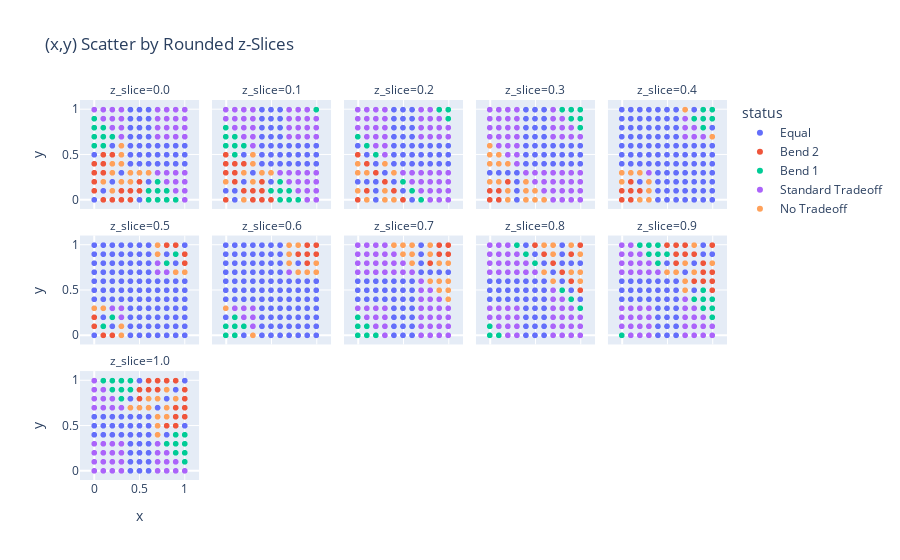

Source (notebook cell):
### Code cell
import numpy as np
import pandas as pd
import plotly.express as px

df['z_slice'] = df['z'].apply(lambda val: round(val, 1))

fig = px.scatter(
    df,
    x='x', 
    y='y',
    color='status',    # color by status
    facet_col='z_slice',
    facet_col_wrap=5,  # how many facet columns before wrapping to a new row
    title='(x,y) Scatter by Rounded z-Slices'
    
)

# Make x,y have the same scale in each subplot (so circles aren't distorted)
fig.update_yaxes(scaleanchor="x", scaleratio=1)

fig.show()

### Figure 1 — Plotly figure (JSON) as saved in the notebook; plotly's stock layout.template omitted (floating-point values rounded to 4 significant figures)
{"data": [{"hovertemplate": "status=Equal<br>z_slice=0.0<br>x=%{x}<br>y=%{y}<extra></extra>", "legendgroup": "Equal", "marker": {"color": "#636efa", "symbol": "circle"}, "mode": "markers", "name": "Equal", "showlegend": true, "type": "scattergl", "x": [0.0, 0.0, 0.1, 0.2, 0.2, 0.3, 0.4, 0.4, 0.4, 0.4, 0.4, 0.4, 0.4, 0.5, 0.5, 0.5, 0.5, 0.5, 0.5, 0.5, 0.5, 0.6, 0.6, 0.6, 0.6, 0.6, 0.6, 0.6, 0.6, 0.7, 0.7, 0.7, 0.8, 0.8, 0.8, 0.9, 0.9, 0.9, 1.0, 1.0, 1.0], "xaxis": "x11", "y": [0.0, 0.5, 0.1, 0.2, 0.6, 0.3, 0.4, 0.5, 0.6, 0.7, 0.8, 0.9, 1.0, 0.0, 0.4, 0.5, 0.6, 0.7, 0.8, 0.9, 1.0, 0.2, 0.4, 0.5, 0.6, 0.7, 0.8, 0.9, 1.0, 0.4, 0.5, 0.6, 0.4, 0.5, 0.6, 0.4, 0.5, 0.6, 0.4, 0.5, 0.6], "yaxis": "y11"}, {"hovertemplate": "status=Equal<br>z_slice=0.1<br>x=%{x}<br>y=%{y}<extra></extra>", "legendgroup": "Equal", "marker": {"color": "#636efa", "symbol": "circle"}, "mode": "markers", "name": "Equal", "showlegend": false, "type": "scattergl", "x": [0.0, 0.1, 0.1, 0.2, 0.2, 0.3, 0.4, 0.4, 0.4, 0.4, 0.4, 0.4, 0.4, 0.5, 0.5, 0.5, 0.5, 0.5, 0.5, 0.5, 0.5, 0.6, 0.6, 0.6, 0.6, 0.6, 0.6, 0.6, 0.7, 0.7, 0.7, 0.8, 0.8, 0.8, 0.9, 0.9, 0.9, 1.0, 1.0, 1.0], "xaxis": "x12", "y": [0.1, 0.0, 0.1, 0.2, 0.5, 0.3, 0.4, 0.5, 0.6, 0.7, 0.8, 0.9, 1.0, 0.2, 0.4, 0.5, 0.6, 0.7, 0.8, 0.9, 1.0, 0.4, 0.5, 0.6, 0.7, 0.8, 0.9, 1.0, 0.4, 0.5, 0.6, 0.4, 0.5, 0.6, 0.4, 0.5, 0.6, 0.4, 0.5, 0.6], "yaxis": "y12"}, {"hovertemplate": "status=Equal<br>z_slice=0.2<br>x=%{x}<br>y=%{y}<extra></extra>", "legendgroup": "Equal", "marker": {"color": "#636efa", "symbol": "circle"}, "mode": "markers", "name": "Equal", "showlegend": false, "type": "scattergl", "x": [0.0, 0.0, 0.1, 0.1, 0.2, 0.2, 0.2, 0.2, 0.3, 0.4, 0.4, 0.4, 0.4, 0.4, 0.4, 0.4, 0.4, 0.5, 0.5, 0.5, 0.5, 0.5, 0.5, 0.5, 0.5, 0.6, 0.6, 0.6, 0.6, 0.6, 0.6, 0.6, 0.6, 0.7, 0.7, 0.7, 0.8, 0.8, 0.8, 0.9, 0.9, 0.9, 1.0, 1.0, 1.0], "xaxis": "x13", "y": [0.2, 0.6, 0.2, 0.5, 0.0, 0.1, 0.2, 0.4, 0.3, 0.2, 0.4, 0.5, 0.6, 0.7, 0.8, 0.9, 1.0, 0.1, 0.4, 0.5, 0.6, 0.7, 0.8, 0.9, 1.0, 0.0, 0.4, 0.5, 0.6, 0.7, 0.8, 0.9, 1.0, 0.4, 0.5, 0.6, 0.4, 0.5, 0.6, 0.4, 0.5, 0.6, 0.4, 0.5, 0.6], "yaxis": "y13"}, {"hovertemplate": "status=Equal<br>z_slice=0.3<br>x=%{x}<br>y=%{y}<extra></extra>", "legendgroup": "Equal", "marker": {"color": "#636efa", "symbol": "circle"}, "mode": "markers", "name": "Equal", "showlegend": false, "type": "scattergl", "x": [0.0, 0.1, 0.2, 0.3, 0.3, 0.3, 0.3, 0.4, 0.4, 0.4, 0.4, 0.4, 0.4, 0.4, 0.5, 0.5, 0.5, 0.5, 0.5, 0.5, 0.5, 0.6, 0.6, 0.6, 0.6, 0.6, 0.6, 0.6, 0.7, 0.7, 0.7, 0.8, 0.8, 0.8, 0.9, 0.9, 0.9, 1.0, 1.0, 1.0], "xaxis": "x14", "y": [0.3, 0.3, 0.3, 0.0, 0.1, 0.2, 0.3, 0.4, 0.5, 0.6, 0.7, 0.8, 0.9, 1.0, 0.4, 0.5, 0.6, 0.7, 0.8, 0.9, 1.0, 0.4, 0.5, 0.6, 0.7, 0.8, 0.9, 1.0, 0.4, 0.5, 0.6, 0.4, 0.5, 0.6, 0.4, 0.5, 0.6, 0.4, 0.5, 0.6], "yaxis": "y14"}, {"hovertemplate": "status=Equal<br>z_slice=0.4<br>x=%{x}<br>y=%{y}<extra></extra>", "legendgroup": "Equal", "marker": {"color": "#636efa", "symbol": "circle"}, "mode": "markers", "name": "Equal", "showlegend": false, "type": "scattergl", "x": [0.0, 0.0, 0.0, 0.0, 0.0, 0.0, 0.0, 0.1, 0.1, 0.1, 0.1, 0.1, 0.1, 0.1, 0.2, 0.2, 0.2, 0.2, 0.2, 0.2, 0.2, 0.2, 0.3, 0.3, 0.3, 0.3, 0.3, 0.3, 0.3, 0.4, 0.4, 0.4, 0.4, 0.4, 0.4, 0.4, 0.4, 0.4, 0.4, 0.4, 0.5, 0.5, 0.5, 0.5, 0.5, 0.5, 0.5, 0.5, 0.5, 0.5, 0.5, 0.6, 0.6, 0.6, 0.6, 0.6, 0.6, 0.6, 0.6, 0.6, 0.6, 0.6, 0.7, 0.7, 0.7, 0.7, 0.7, 0.7, 0.7, 0.8, 0.8, 0.8, 0.8, 0.8, 0.8, 0.8, 0.8, 0.9, 0.9, 0.9, 0.9, 0.9, 0.9, 0.9, 1.0, 1.0, 1.0, 1.0, 1.0, 1.0, 1.0, 1.0], "xaxis": "x15", "y": [0.4, 0.5, 0.6, 0.7, 0.8, 0.9, 1.0, 0.4, 0.5, 0.6, 0.7, 0.8, 0.9, 1.0, 0.2, 0.4, 0.5, 0.6, 0.7, 0.8, 0.9, 1.0, 0.4, 0.5, 0.6, 0.7, 0.8, 0.9, 1.0, 0.0, 0.1, 0.2, 0.3, 0.4, 0.5, 0.6, 0.7, 0.8, 0.9, 1.0, 0.0, 0.1, 0.2, 0.3, 0.4, 0.5, 0.6, 0.7, 0.8, 0.9, 1.0, 0.0, 0.1, 0.2, 0.3, 0.4, 0.5, 0.6, 0.7, 0.8, 0.9, 1.0, 0.0, 0.1, 0.2, 0.3, 0.4, 0.5, 0.6, 0.0, 0.1, 0.2, 0.3, 0.4, 0.5, 0.6, 1.0, 0.0, 0.1, 0.2, 0.3, 0.4, 0.5, 0.6, 0.0, 0.1, 0.2, 0.3, 0.4, 0.5, 0.6, 0.8], "yaxis": "y15"}, {"hovertemplate": "status=Equal<br>z_slice=0.5<br>x=%{x}<br>y=%{y}<extra></extra>", "legendgroup": "Equal", "marker": {"color": "#636efa", "symbol": "circle"}, "mode": "markers", "name": "Equal", "showlegend": false, "type": "scattergl", "x": [0.0, 0.0, 0.0, 0.0, 0.0, 0.0, 0.0, 0.0, 0.1, 0.1, 0.1, 0.1, 0.1, 0.1, 0.1, 0.1, 0.2, 0.2, 0.2, 0.2, 0.2, 0.2, 0.2, 0.2, 0.3, 0.3, 0.3, 0.3, 0.3, 0.3, 0.3, 0.4, 0.4, 0.4, 0.4, 0.4, 0.4, 0.4, 0.4, 0.4, 0.4, 0.4, 0.5, 0.5, 0.5, 0.5, 0.5, 0.5, 0.5, 0.5, 0.5, 0.5, 0.5, 0.6, 0.6, 0.6, 0.6, 0.6, 0.6, 0.6, 0.6, 0.6, 0.6, 0.6, 0.7, 0.7, 0.7, 0.7, 0.7, 0.7, 0.7, 0.8, 0.8, 0.8, 0.8, 0.8, 0.8, 0.8, 0.8, 0.9, 0.9, 0.9, 0.9, 0.9, 0.9, 0.9, 0.9, 1.0, 1.0, 1.0, 1.0, 1.0, 1.0, 1.0, 1.0], "xaxis": "x6", "y": [0.0, 0.4, 0.5, 0.6, 0.7, 0.8, 0.9, 1.0, 0.2, 0.4, 0.5, 0.6, 0.7, 0.8, 0.9, 1.0, 0.1, 0.4, 0.5, 0.6, 0.7, 0.8, 0.9, 1.0, 0.4, 0.5, 0.6, 0.7, 0.8, 0.9, 1.0, 0.0, 0.1, 0.2, 0.3, 0.4, 0.5, 0.6, 0.7, 0.8, 0.9, 1.0, 0.0, 0.1, 0.2, 0.3, 0.4, 0.5, 0.6, 0.7, 0.8, 0.9, 1.0, 0.0, 0.1, 0.2, 0.3, 0.4, 0.5, 0.6, 0.7, 0.8, 0.9, 1.0, 0.0, 0.1, 0.2, 0.3, 0.4, 0.5, 0.6, 0.0, 0.1, 0.2, 0.3, 0.4, 0.5, 0.6, 0.9, 0.0, 0.1, 0.2, 0.3, 0.4, 0.5, 0.6, 0.8, 0.0, 0.1, 0.2, 0.3, 0.4, 0.5, 0.6, 1.0], "yaxis": "y6"}, {"hovertemplate": "status=Equal<br>z_slice=0.6<br>x=%{x}<br>y=%{y}<extra></extra>", "legendgroup": "Equal", "marker": {"color": "#636efa", "symbol": "circle"}, "mode": "markers", "name": "Equal", "showlegend": false, "type": "scattergl", "x": [0.0, 0.0, 0.0, 0.0, 0.0, 0.0, 0.0, 0.0, 0.1, 0.1, 0.1, 0.1, 0.1, 0.1, 0.1, 0.2, 0.2, 0.2, 0.2, 0.2, 0.2, 0.2, 0.2, 0.3, 0.3, 0.3, 0.3, 0.3, 0.3, 0.3, 0.4, 0.4, 0.4, 0.4, 0.4, 0.4, 0.4, 0.4, 0.4, 0.4, 0.4, 0.5, 0.5, 0.5, 0.5, 0.5, 0.5, 0.5, 0.5, 0.5, 0.5, 0.5, 0.6, 0.6, 0.6, 0.6, 0.6, 0.6, 0.6, 0.6, 0.6, 0.6, 0.6, 0.7, 0.7, 0.7, 0.7, 0.7, 0.7, 0.7, 0.8, 0.8, 0.8, 0.8, 0.8, 0.8, 0.8, 0.8, 0.9, 0.9, 0.9, 0.9, 0.9, 0.9, 0.9, 1.0, 1.0, 1.0, 1.0, 1.0, 1.0, 1.0], "xaxis": "x7", "y": [0.2, 0.4, 0.5, 0.6, 0.7, 0.8, 0.9, 1.0, 0.4, 0.5, 0.6, 0.7, 0.8, 0.9, 1.0, 0.0, 0.4, 0.5, 0.6, 0.7, 0.8, 0.9, 1.0, 0.4, 0.5, 0.6, 0.7, 0.8, 0.9, 1.0, 0.0, 0.1, 0.2, 0.3, 0.4, 0.5, 0.6, 0.7, 0.8, 0.9, 1.0, 0.0, 0.1, 0.2, 0.3, 0.4, 0.5, 0.6, 0.7, 0.8, 0.9, 1.0, 0.0, 0.1, 0.2, 0.3, 0.4, 0.5, 0.6, 0.7, 0.8, 0.9, 1.0, 0.0, 0.1, 0.2, 0.3, 0.4, 0.5, 0.6, 0.0, 0.1, 0.2, 0.3, 0.4, 0.5, 0.6, 0.8, 0.0, 0.1, 0.2, 0.3, 0.4, 0.5, 0.6, 0.0, 0.1, 0.2, 0.3, 0.4, 0.5, 0.6], "yaxis": "y7"}, {"hovertemplate": "status=Equal<br>z_slice=0.7<br>x=%{x}<br>y=%{y}<extra></extra>", "legendgroup": "Equal", "marker": {"color": "#636efa", "symbol": "circle"}, "mode": "markers", "name": "Equal", "showlegend": false, "type": "scattergl", "x": [0.0, 0.0, 0.0, 0.1, 0.1, 0.1, 0.2, 0.2, 0.2, 0.3, 0.3, 0.3, 0.4, 0.4, 0.4, 0.4, 0.4, 0.4, 0.4, 0.5, 0.5, 0.5, 0.5, 0.5, 0.5, 0.5, 0.6, 0.6, 0.6, 0.6, 0.6, 0.6, 0.6, 0.7, 0.7, 0.7, 0.7, 0.8, 0.9, 1.0], "xaxis": "x8", "y": [0.4, 0.5, 0.6, 0.4, 0.5, 0.6, 0.4, 0.5, 0.6, 0.4, 0.5, 0.6, 0.0, 0.1, 0.2, 0.3, 0.4, 0.5, 0.6, 0.0, 0.1, 0.2, 0.3, 0.4, 0.5, 0.6, 0.0, 0.1, 0.2, 0.3, 0.4, 0.5, 0.6, 0.7, 0.8, 0.9, 1.0, 0.7, 0.7, 0.7], "yaxis": "y8"}, {"hovertemplate": "status=Equal<br>z_slice=0.8<br>x=%{x}<br>y=%{y}<extra></extra>", "legendgroup": "Equal", "marker": {"color": "#636efa", "symbol": "circle"}, "mode": "markers", "name": "Equal", "showlegend": false, "type": "scattergl", "x": [0.0, 0.0, 0.0, 0.1, 0.1, 0.1, 0.2, 0.2, 0.2, 0.3, 0.3, 0.3, 0.4, 0.4, 0.4, 0.4, 0.4, 0.4, 0.4, 0.4, 0.5, 0.5, 0.5, 0.5, 0.5, 0.5, 0.5, 0.5, 0.6, 0.6, 0.6, 0.6, 0.6, 0.6, 0.6, 0.6, 0.7, 0.8, 0.8, 0.8, 0.8, 0.9, 0.9, 1.0, 1.0], "xaxis": "x9", "y": [0.4, 0.5, 0.6, 0.4, 0.5, 0.6, 0.4, 0.5, 0.6, 0.4, 0.5, 0.6, 0.0, 0.1, 0.2, 0.3, 0.4, 0.5, 0.6, 1.0, 0.0, 0.1, 0.2, 0.3, 0.4, 0.5, 0.6, 0.9, 0.0, 0.1, 0.2, 0.3, 0.4, 0.5, 0.6, 0.8, 0.7, 0.6, 0.8, 0.9, 1.0, 0.5, 0.8, 0.4, 0.8], "yaxis": "y9"}, {"hovertemplate": "status=Equal<br>z_slice=0.9<br>x=%{x}<br>y=%{y}<extra></extra>", "legendgroup": "Equal", "marker": {"color": "#636efa", "symbol": "circle"}, "mode": "markers", "name": "Equal", "showlegend": false, "type": "scattergl", "x": [0.0, 0.0, 0.0, 0.1, 0.1, 0.1, 0.2, 0.2, 0.2, 0.3, 0.3, 0.3, 0.4, 0.4, 0.4, 0.4, 0.4, 0.4, 0.4, 0.5, 0.5, 0.5, 0.5, 0.5, 0.5, 0.5, 0.5, 0.6, 0.6, 0.6, 0.6, 0.6, 0.6, 0.6, 0.7, 0.8, 0.8, 0.9, 0.9, 1.0], "xaxis": "x10", "y": [0.4, 0.5, 0.6, 0.4, 0.5, 0.6, 0.4, 0.5, 0.6, 0.4, 0.5, 0.6, 0.0, 0.1, 0.2, 0.3, 0.4, 0.5, 0.6, 0.0, 0.1, 0.2, 0.3, 0.4, 0.5, 0.6, 0.8, 0.0, 0.1, 0.2, 0.3, 0.4, 0.5, 0.6, 0.7, 0.5, 0.8, 0.9, 1.0, 0.9], "yaxis": "y10"}, {"hovertemplate": "status=Equal<br>z_slice=1.0<br>x=%{x}<br>y=%{y}<extra></extra>", "legendgroup": "Equal", "marker": {"color": "#636efa", "symbol": "circle"}, "mode": "markers", "name": "Equal", "showlegend": false, "type": "scattergl", "x": [0.0, 0.0, 0.0, 0.1, 0.1, 0.1, 0.2, 0.2, 0.2, 0.3, 0.3, 0.3, 0.4, 0.4, 0.4, 0.4, 0.4, 0.4, 0.4, 0.4, 0.5, 0.5, 0.5, 0.5, 0.5, 0.5, 0.5, 0.5, 0.6, 0.6, 0.6, 0.6, 0.6, 0.6, 0.6, 0.7, 0.8, 0.8, 0.9, 1.0, 1.0], "xaxis": "x", "y": [0.4, 0.5, 0.6, 0.4, 0.5, 0.6, 0.4, 0.5, 0.6, 0.4, 0.5, 0.6, 0.0, 0.1, 0.2, 0.3, 0.4, 0.5, 0.6, 0.8, 0.0, 0.1, 0.2, 0.3, 0.4, 0.5, 0.6, 1.0, 0.0, 0.1, 0.2, 0.3, 0.4, 0.5, 0.6, 0.7, 0.4, 0.8, 0.9, 0.5, 1.0], "yaxis": "y"}, {"hovertemplate": "status=Bend 2<br>z_slice=0.0<br>x=%{x}<br>y=%{y}<extra></extra>", "legendgroup": "Bend 2", "marker": {"color": "#EF553B", "symbol": "circle"}, "mode": "markers", "name": "Bend 2", "showlegend": true, "type": "scattergl", "x": [0.0, 0.0, 0.0, 0.0, 0.1, 0.1, 0.1, 0.1, 0.2, 0.2, 0.3, 0.3, 0.4, 0.4, 0.5, 0.5], "xaxis": "x11", "y": [0.1, 0.2, 0.3, 0.4, 0.0, 0.3, 0.4, 0.5, 0.0, 0.5, 0.0, 0.1, 0.0, 0.1, 0.1, 0.2], "yaxis": "y11"}, {"hovertemplate": "status=Bend 2<br>z_slice=0.1<br>x=%{x}<br>y=%{y}<extra></extra>", "legendgroup": "Bend 2", "marker": {"color": "#EF553B", "symbol": "circle"}, "mode": "markers", "name": "Bend 2", "showlegend": false, "type": "scattergl", "x": [0.0, 0.0, 0.0, 0.0, 0.1, 0.1, 0.1, 0.2, 0.2, 0.3, 0.3, 0.4, 0.4, 0.4, 0.5], "xaxis": "x12", "y": [0.0, 0.3, 0.4, 0.5, 0.2, 0.3, 0.4, 0.1, 0.4, 0.0, 0.1, 0.0, 0.1, 0.2, 0.0], "yaxis": "y12"}, {"hovertemplate": "status=Bend 2<br>z_slice=0.2<br>x=%{x}<br>y=%{y}<extra></extra>", "legendgroup": "Bend 2", "marker": {"color": "#EF553B", "symbol": "circle"}, "mode": "markers", "name": "Bend 2", "showlegend": false, "type": "scattergl", "x": [0.0, 0.0, 0.1, 0.1, 0.2, 0.3, 0.4, 0.5], "xaxis": "x13", "y": [0.0, 0.5, 0.1, 0.4, 0.3, 0.2, 0.1, 0.0], "yaxis": "y13"}, {"hovertemplate": "status=Bend 2<br>z_slice=0.3<br>x=%{x}<br>y=%{y}<extra></extra>", "legendgroup": "Bend 2", "marker": {"color": "#EF553B", "symbol": "circle"}, "mode": "markers", "name": "Bend 2", "showlegend": false, "type": "scattergl", "x": [0.0, 0.0, 0.1, 0.1, 0.2], "xaxis": "x14", "y": [0.0, 0.1, 0.0, 0.1, 0.2], "yaxis": "y14"}, {"hovertemplate": "status=Bend 2<br>z_slice=0.4<br>x=%{x}<br>y=%{y}<extra></extra>", "legendgroup": "Bend 2", "marker": {"color": "#EF553B", "symbol": "circle"}, "mode": "markers", "name": "Bend 2", "showlegend": false, "type": "scattergl", "x": [0.0, 0.0, 0.1, 0.1, 0.1, 0.2], "xaxis": "x15", "y": [0.0, 0.1, 0.0, 0.1, 0.2, 0.1], "yaxis": "y15"}, {"hovertemplate": "status=Bend 2<br>z_slice=0.5<br>x=%{x}<br>y=%{y}<extra></extra>", "legendgroup": "Bend 2", "marker": {"color": "#EF553B", "symbol": "circle"}, "mode": "markers", "name": "Bend 2", "showlegend": false, "type": "scattergl", "x": [0.0, 0.0, 0.1, 0.2, 0.8, 0.9, 1.0, 1.0], "xaxis": "x6", "y": [0.1, 0.2, 0.0, 0.0, 1.0, 1.0, 0.8, 0.9], "yaxis": "y6"}, {"hovertemplate": "status=Bend 2<br>z_slice=0.6<br>x=%{x}<br>y=%{y}<extra></extra>", "legendgroup": "Bend 2", "marker": {"color": "#EF553B", "symbol": "circle"}, "mode": "markers", "name": "Bend 2", "showlegend": false, "type": "scattergl", "x": [0.8, 0.9, 0.9, 0.9, 1.0, 1.0], "xaxis": "x7", "y": [0.9, 0.8, 0.9, 1.0, 0.9, 1.0], "yaxis": "y7"}, {"hovertemplate": "status=Bend 2<br>z_slice=0.7<br>x=%{x}<br>y=%{y}<extra></extra>", "legendgroup": "Bend 2", "marker": {"color": "#EF553B", "symbol": "circle"}, "mode": "markers", "name": "Bend 2", "showlegend": false, "type": "scattergl", "x": [0.8, 0.9, 0.9, 1.0, 1.0], "xaxis": "x8", "y": [0.8, 0.9, 1.0, 0.9, 1.0], "yaxis": "y8"}, {"hovertemplate": "status=Bend 2<br>z_slice=0.8<br>x=%{x}<br>y=%{y}<extra></extra>", "legendgroup": "Bend 2", "marker": {"color": "#EF553B", "symbol": "circle"}, "mode": "markers", "name": "Bend 2", "showlegend": false, "type": "scattergl", "x": [0.5, 0.6, 0.7, 0.8, 0.9, 0.9, 1.0, 1.0], "xaxis": "x9", "y": [1.0, 0.9, 0.8, 0.7, 0.6, 0.9, 0.5, 1.0], "yaxis": "y9"}, {"hovertemplate": "status=Bend 2<br>z_slice=0.9<br>x=%{x}<br>y=%{y}<extra></extra>", "legendgroup": "Bend 2", "marker": {"color": "#EF553B", "symbol": "circle"}, "mode": "markers", "name": "Bend 2", "showlegend": false, "type": "scattergl", "x": [0.5, 0.6, 0.6, 0.6, 0.7, 0.7, 0.8, 0.8, 0.9, 0.9, 0.9, 1.0, 1.0, 1.0, 1.0], "xaxis": "x10", "y": [1.0, 0.8, 0.9, 1.0, 0.9, 1.0, 0.6, 0.9, 0.6, 0.7, 0.8, 0.5, 0.6, 0.7, 1.0], "yaxis": "y10"}, {"hovertemplate": "status=Bend 2<br>z_slice=1.0<br>x=%{x}<br>y=%{y}<extra></extra>", "legendgroup": "Bend 2", "marker": {"color": "#EF553B", "symbol": "circle"}, "mode": "markers", "name": "Bend 2", "showlegend": false, "type": "scattergl", "x": [0.5, 0.5, 0.6, 0.6, 0.7, 0.7, 0.8, 0.8, 0.9, 0.9, 0.9, 0.9, 1.0, 1.0, 1.0, 1.0], "xaxis": "x", "y": [0.8, 0.9, 0.9, 1.0, 0.9, 1.0, 0.5, 1.0, 0.5, 0.6, 0.7, 1.0, 0.6, 0.7, 0.8, 0.9], "yaxis": "y"}, {"hovertemplate": "status=Bend 1<br>z_slice=0.0<br>x=%{x}<br>y=%{y}<extra></extra>", "legendgroup": "Bend 1", "marker": {"color": "#00cc96", "symbol": "circle"}, "mode": "markers", "name": "Bend 1", "showlegend": true, "type": "scattergl", "x": [0.0, 0.0, 0.0, 0.0, 0.1, 0.1, 0.1, 0.2, 0.6, 0.6, 0.7, 0.7, 0.7, 0.8, 0.8, 0.9], "xaxis": "x11", "y": [0.6, 0.7, 0.8, 0.9, 0.6, 0.7, 0.8, 0.7, 0.0, 0.1, 0.0, 0.1, 0.2, 0.0, 0.1, 0.0], "yaxis": "y11"}, {"hovertemplate": "status=Bend 1<br>z_slice=0.1<br>x=%{x}<br>y=%{y}<extra></extra>", "legendgroup": "Bend 1", "marker": {"color": "#00cc96", "symbol": "circle"}, "mode": "markers", "name": "Bend 1", "showlegend": false, "type": "scattergl", "x": [0.0, 0.0, 0.0, 0.1, 0.1, 0.1, 0.2, 0.5, 0.6, 0.6, 0.6, 0.7, 0.7, 0.8, 1.0], "xaxis": "x12", "y": [0.6, 0.7, 0.8, 0.5, 0.6, 0.7, 0.6, 0.1, 0.0, 0.1, 0.2, 0.0, 0.1, 0.0, 1.0], "yaxis": "y12"}, {"hovertemplate": "status=Bend 1<br>z_slice=0.2<br>x=%{x}<br>y=%{y}<extra></extra>", "legendgroup": "Bend 1", "marker": {"color": "#00cc96", "symbol": "circle"}, "mode": "markers", "name": "Bend 1", "showlegend": false, "type": "scattergl", "x": [0.0, 0.1, 0.2, 0.5, 0.6, 0.7, 0.9, 1.0, 1.0], "xaxis": "x13", "y": [0.7, 0.6, 0.5, 0.2, 0.1, 0.0, 1.0, 0.9, 1.0], "yaxis": "y13"}, {"hovertemplate": "status=Bend 1<br>z_slice=0.3<br>x=%{x}<br>y=%{y}<extra></extra>", "legendgroup": "Bend 1", "marker": {"color": "#00cc96", "symbol": "circle"}, "mode": "markers", "name": "Bend 1", "showlegend": false, "type": "scattergl", "x": [0.8, 0.9, 0.9, 1.0, 1.0, 1.0], "xaxis": "x14", "y": [1.0, 0.9, 1.0, 0.8, 0.9, 1.0], "yaxis": "y14"}, {"hovertemplate": "status=Bend 1<br>z_slice=0.4<br>x=%{x}<br>y=%{y}<extra></extra>", "legendgroup": "Bend 1", "marker": {"color": "#00cc96", "symbol": "circle"}, "mode": "markers", "name": "Bend 1", "showlegend": false, "type": "scattergl", "x": [0.8, 0.9, 0.9, 0.9, 1.0, 1.0], "xaxis": "x15", "y": [0.9, 0.8, 0.9, 1.0, 0.9, 1.0], "yaxis": "y15"}, {"hovertemplate": "status=Bend 1<br>z_slice=0.5<br>x=%{x}<br>y=%{y}<extra></extra>", "legendgroup": "Bend 1", "marker": {"color": "#00cc96", "symbol": "circle"}, "mode": "markers", "name": "Bend 1", "showlegend": false, "type": "scattergl", "x": [0.1, 0.2, 0.8, 0.9], "xaxis": "x6", "y": [0.1, 0.2, 0.8, 0.9], "yaxis": "y6"}, {"hovertemplate": "status=Bend 1<br>z_slice=0.6<br>x=%{x}<br>y=%{y}<extra></extra>", "legendgroup": "Bend 1", "marker": {"color": "#00cc96", "symbol": "circle"}, "mode": "markers", "name": "Bend 1", "showlegend": false, "type": "scattergl", "x": [0.0, 0.0, 0.1, 0.1, 0.1, 0.2], "xaxis": "x7", "y": [0.0, 0.1, 0.0, 0.1, 0.2, 0.1], "yaxis": "y7"}, {"hovertemplate": "status=Bend 1<br>z_slice=0.7<br>x=%{x}<br>y=%{y}<extra></extra>", "legendgroup": "Bend 1", "marker": {"color": "#00cc96", "symbol": "circle"}, "mode": "markers", "name": "Bend 1", "showlegend": false, "type": "scattergl", "x": [0.0, 0.0, 0.0, 0.1, 0.1, 0.2], "xaxis": "x8", "y": [0.0, 0.1, 0.2, 0.0, 0.1, 0.0], "yaxis": "y8"}, {"hovertemplate": "status=Bend 1<br>z_slice=0.8<br>x=%{x}<br>y=%{y}<extra></extra>", "legendgroup": "Bend 1", "marker": {"color": "#00cc96", "symbol": "circle"}, "mode": "markers", "name": "Bend 1", "showlegend": false, "type": "scattergl", "x": [0.0, 0.0, 0.1, 0.3, 0.4, 0.5, 0.8, 0.9, 1.0], "xaxis": "x9", "y": [0.0, 0.1, 0.0, 1.0, 0.9, 0.8, 0.5, 0.4, 0.3], "yaxis": "y9"}, {"hovertemplate": "status=Bend 1<br>z_slice=0.9<br>x=%{x}<br>y=%{y}<extra></extra>", "legendgroup": "Bend 1", "marker": {"color": "#00cc96", "symbol": "circle"}, "mode": "markers", "name": "Bend 1", "showlegend": false, "type": "scattergl", "x": [0.0, 0.2, 0.3, 0.3, 0.4, 0.4, 0.4, 0.5, 0.8, 0.9, 0.9, 0.9, 1.0, 1.0, 1.0], "xaxis": "x10", "y": [0.0, 1.0, 0.9, 1.0, 0.8, 0.9, 1.0, 0.9, 0.4, 0.3, 0.4, 0.5, 0.2, 0.3, 0.4], "yaxis": "y10"}, {"hovertemplate": "status=Bend 1<br>z_slice=1.0<br>x=%{x}<br>y=%{y}<extra></extra>", "legendgroup": "Bend 1", "marker": {"color": "#00cc96", "symbol": "circle"}, "mode": "markers", "name": "Bend 1", "showlegend": false, "type": "scattergl", "x": [0.1, 0.2, 0.2, 0.3, 0.3, 0.3, 0.4, 0.4, 0.8, 0.9, 0.9, 0.9, 1.0, 1.0, 1.0, 1.0], "xaxis": "x", "y": [1.0, 0.9, 1.0, 0.8, 0.9, 1.0, 0.9, 1.0, 0.3, 0.2, 0.3, 0.4, 0.1, 0.2, 0.3, 0.4], "yaxis": "y"}, {"hovertemplate": "status=Standard Tradeoff<br>z_slice=0.0<br>x=%{x}<br>y=%{y}<extra></extra>", "legendgroup": "Standard Tradeoff", "marker": {"color": "#ab63fa", "symbol": "circle"}, "mode": "markers", "name": "Standard Tradeoff", "showlegend": true, "type": "scattergl", "x": [0.0, 0.1, 0.1, 0.2, 0.2, 0.2, 0.3, 0.3, 0.3, 0.3, 0.7, 0.7, 0.7, 0.7, 0.7, 0.8, 0.8, 0.8, 0.8, 0.8, 0.8, 0.9, 0.9, 0.9, 0.9, 0.9, 0.9, 0.9, 1.0, 1.0, 1.0, 1.0, 1.0, 1.0, 1.0, 1.0], "xaxis": "x11", "y": [1.0, 0.9, 1.0, 0.8, 0.9, 1.0, 0.7, 0.8, 0.9, 1.0, 0.3, 0.7, 0.8, 0.9, 1.0, 0.2, 0.3, 0.7, 0.8, 0.9, 1.0, 0.1, 0.2, 0.3, 0.7, 0.8, 0.9, 1.0, 0.0, 0.1, 0.2, 0.3, 0.7, 0.8, 0.9, 1.0], "yaxis": "y11"}, {"hovertemplate": "status=Standard Tradeoff<br>z_slice=0.1<br>x=%{x}<br>y=%{y}<extra></extra>", "legendgroup": "Standard Tradeoff", "marker": {"color": "#ab63fa", "symbol": "circle"}, "mode": "markers", "name": "Standard Tradeoff", "showlegend": false, "type": "scattergl", "x": [0.0, 0.0, 0.1, 0.1, 0.1, 0.2, 0.2, 0.2, 0.2, 0.3, 0.3, 0.3, 0.3, 0.3, 0.6, 0.7, 0.7, 0.7, 0.7, 0.7, 0.7, 0.8, 0.8, 0.8, 0.8, 0.8, 0.8, 0.8, 0.9, 0.9, 0.9, 0.9, 0.9, 0.9, 0.9, 0.9, 1.0, 1.0, 1.0, 1.0, 1.0, 1.0, 1.0], "xaxis": "x12", "y": [0.9, 1.0, 0.8, 0.9, 1.0, 0.7, 0.8, 0.9, 1.0, 0.6, 0.7, 0.8, 0.9, 1.0, 0.3, 0.2, 0.3, 0.7, 0.8, 0.9, 1.0, 0.1, 0.2, 0.3, 0.7, 0.8, 0.9, 1.0, 0.0, 0.1, 0.2, 0.3, 0.7, 0.8, 0.9, 1.0, 0.0, 0.1, 0.2, 0.3, 0.7, 0.8, 0.9], "yaxis": "y12"}, {"hovertemplate": "status=Standard Tradeoff<br>z_slice=0.2<br>x=%{x}<br>y=%{y}<extra></extra>", "legendgroup": "Standard Tradeoff", "marker": {"color": "#ab63fa", "symbol": "circle"}, "mode": "markers", "name": "Standard Tradeoff", "showlegend": false, "type": "scattergl", "x": [0.0, 0.0, 0.0, 0.1, 0.1, 0.1, 0.1, 0.2, 0.2, 0.2, 0.2, 0.2, 0.3, 0.3, 0.3, 0.3, 0.3, 0.3, 0.5, 0.6, 0.6, 0.7, 0.7, 0.7, 0.7, 0.7, 0.7, 0.7, 0.8, 0.8, 0.8, 0.8, 0.8, 0.8, 0.8, 0.8, 0.9, 0.9, 0.9, 0.9, 0.9, 0.9, 0.9, 1.0, 1.0, 1.0, 1.0, 1.0, 1.0], "xaxis": "x13", "y": [0.8, 0.9, 1.0, 0.7, 0.8, 0.9, 1.0, 0.6, 0.7, 0.8, 0.9, 1.0, 0.5, 0.6, 0.7, 0.8, 0.9, 1.0, 0.3, 0.2, 0.3, 0.1, 0.2, 0.3, 0.7, 0.8, 0.9, 1.0, 0.0, 0.1, 0.2, 0.3, 0.7, 0.8, 0.9, 1.0, 0.0, 0.1, 0.2, 0.3, 0.7, 0.8, 0.9, 0.0, 0.1, 0.2, 0.3, 0.7, 0.8], "yaxis": "y13"}, {"hovertemplate": "status=Standard Tradeoff<br>z_slice=0.3<br>x=%{x}<br>y=%{y}<extra></extra>", "legendgroup": "Standard Tradeoff", "marker": {"color": "#ab63fa", "symbol": "circle"}, "mode": "markers", "name": "Standard Tradeoff", "showlegend": false, "type": "scattergl", "x": [0.0, 0.0, 0.0, 0.0, 0.1, 0.1, 0.1, 0.1, 0.1, 0.2, 0.2, 0.2, 0.2, 0.2, 0.2, 0.3, 0.3, 0.3, 0.3, 0.3, 0.3, 0.3, 0.4, 0.5, 0.5, 0.6, 0.6, 0.6, 0.7, 0.7, 0.7, 0.7, 0.7, 0.7, 0.7, 0.7, 0.8, 0.8, 0.8, 0.8, 0.8, 0.8, 0.8, 0.9, 0.9, 0.9, 0.9, 0.9, 0.9, 1.0, 1.0, 1.0, 1.0, 1.0], "xaxis": "x14", "y": [0.7, 0.8, 0.9, 1.0, 0.6, 0.7, 0.8, 0.9, 1.0, 0.5, 0.6, 0.7, 0.8, 0.9, 1.0, 0.4, 0.5, 0.6, 0.7, 0.8, 0.9, 1.0, 0.3, 0.2, 0.3, 0.1, 0.2, 0.3, 0.0, 0.1, 0.2, 0.3, 0.7, 0.8, 0.9, 1.0, 0.0, 0.1, 0.2, 0.3, 0.7, 0.8, 0.9, 0.0, 0.1, 0.2, 0.3, 0.7, 0.8, 0.0, 0.1, 0.2, 0.3, 0.7], "yaxis": "y14"}, {"hovertemplate": "status=Standard Tradeoff<br>z_slice=0.4<br>x=%{x}<br>y=%{y}<extra></extra>", "legendgroup": "Standard Tradeoff", "marker": {"color": "#ab63fa", "symbol": "circle"}, "mode": "markers", "name": "Standard Tradeoff", "showlegend": false, "type": "scattergl", "x": [0.3, 0.7, 0.7, 0.7, 0.8, 0.8, 0.9], "xaxis": "x15", "y": [0.3, 0.7, 0.8, 0.9, 0.7, 0.8, 0.7], "yaxis": "y15"}, {"hovertemplate": "status=Standard Tradeoff<br>z_slice=0.5<br>x=%{x}<br>y=%{y}<extra></extra>", "legendgroup": "Standard Tradeoff", "marker": {"color": "#ab63fa", "symbol": "circle"}, "mode": "markers", "name": "Standard Tradeoff", "showlegend": false, "type": "scattergl", "x": [0.2, 0.3, 0.3, 0.7, 0.7, 0.8], "xaxis": "x6", "y": [0.3, 0.2, 0.3, 0.7, 0.8, 0.7], "yaxis": "y6"}, {"hovertemplate": "status=Standard Tradeoff<br>z_slice=0.6<br>x=%{x}<br>y=%{y}<extra></extra>", "legendgroup": "Standard Tradeoff", "marker": {"color": "#ab63fa", "symbol": "circle"}, "mode": "markers", "name": "Standard Tradeoff", "showlegend": false, "type": "scattergl", "x": [0.1, 0.2, 0.2, 0.3, 0.3, 0.3, 0.7], "xaxis": "x7", "y": [0.3, 0.2, 0.3, 0.1, 0.2, 0.3, 0.7], "yaxis": "y7"}, {"hovertemplate": "status=Standard Tradeoff<br>z_slice=0.7<br>x=%{x}<br>y=%{y}<extra></extra>", "legendgroup": "Standard Tradeoff", "marker": {"color": "#ab63fa", "symbol": "circle"}, "mode": "markers", "name": "Standard Tradeoff", "showlegend": false, "type": "scattergl", "x": [0.0, 0.0, 0.0, 0.0, 0.0, 0.1, 0.1, 0.1, 0.1, 0.1, 0.1, 0.2, 0.2, 0.2, 0.2, 0.2, 0.2, 0.2, 0.3, 0.3, 0.3, 0.3, 0.3, 0.3, 0.3, 0.3, 0.4, 0.4, 0.4, 0.5, 0.5, 0.6, 0.7, 0.7, 0.7, 0.7, 0.7, 0.7, 0.7, 0.8, 0.8, 0.8, 0.8, 0.8, 0.8, 0.9, 0.9, 0.9, 0.9, 0.9, 1.0, 1.0, 1.0, 1.0], "xaxis": "x8", "y": [0.3, 0.7, 0.8, 0.9, 1.0, 0.2, 0.3, 0.7, 0.8, 0.9, 1.0, 0.1, 0.2, 0.3, 0.7, 0.8, 0.9, 1.0, 0.0, 0.1, 0.2, 0.3, 0.7, 0.8, 0.9, 1.0, 0.7, 0.8, 0.9, 0.7, 0.8, 0.7, 0.0, 0.1, 0.2, 0.3, 0.4, 0.5, 0.6, 0.0, 0.1, 0.2, 0.3, 0.4, 0.5, 0.0, 0.1, 0.2, 0.3, 0.4, 0.0, 0.1, 0.2, 0.3], "yaxis": "y8"}, {"hovertemplate": "status=Standard Tradeoff<br>z_slice=0.8<br>x=%{x}<br>y=%{y}<extra></extra>", "legendgroup": "Standard Tradeoff", "marker": {"color": "#ab63fa", "symbol": "circle"}, "mode": "markers", "name": "Standard Tradeoff", "showlegend": false, "type": "scattergl", "x": [0.0, 0.0, 0.0, 0.0, 0.0, 0.0, 0.1, 0.1, 0.1, 0.1, 0.1, 0.1, 0.1, 0.2, 0.2, 0.2, 0.2, 0.2, 0.2, 0.2, 0.2, 0.3, 0.3, 0.3, 0.3, 0.3, 0.3, 0.3, 0.4, 0.4, 0.5, 0.7, 0.7, 0.7, 0.7, 0.7, 0.7, 0.8, 0.8, 0.8, 0.8, 0.8, 0.9, 0.9, 0.9, 0.9, 1.0, 1.0, 1.0], "xaxis": "x9", "y": [0.2, 0.3, 0.7, 0.8, 0.9, 1.0, 0.1, 0.2, 0.3, 0.7, 0.8, 0.9, 1.0, 0.0, 0.1, 0.2, 0.3, 0.7, 0.8, 0.9, 1.0, 0.0, 0.1, 0.2, 0.3, 0.7, 0.8, 0.9, 0.7, 0.8, 0.7, 0.0, 0.1, 0.2, 0.3, 0.4, 0.5, 0.0, 0.1, 0.2, 0.3, 0.4, 0.0, 0.1, 0.2, 0.3, 0.0, 0.1, 0.2], "yaxis": "y9"}, {"hovertemplate": "status=Standard Tradeoff<br>z_slice=0.9<br>x=%{x}<br>y=%{y}<extra></extra>", "legendgroup": "Standard Tradeoff", "marker": {"color": "#ab63fa", "symbol": "circle"}, "mode": "markers", "name": "Standard Tradeoff", "showlegend": false, "type": "scattergl", "x": [0.0, 0.0, 0.0, 0.0, 0.0, 0.0, 0.0, 0.1, 0.1, 0.1, 0.1, 0.1, 0.1, 0.1, 0.1, 0.2, 0.2, 0.2, 0.2, 0.2, 0.2, 0.2, 0.3, 0.3, 0.3, 0.3, 0.3, 0.3, 0.4, 0.7, 0.7, 0.7, 0.7, 0.7, 0.8, 0.8, 0.8, 0.8, 0.9, 0.9, 0.9, 1.0, 1.0], "xaxis": "x10", "y": [0.1, 0.2, 0.3, 0.7, 0.8, 0.9, 1.0, 0.0, 0.1, 0.2, 0.3, 0.7, 0.8, 0.9, 1.0, 0.0, 0.1, 0.2, 0.3, 0.7, 0.8, 0.9, 0.0, 0.1, 0.2, 0.3, 0.7, 0.8, 0.7, 0.0, 0.1, 0.2, 0.3, 0.4, 0.0, 0.1, 0.2, 0.3, 0.0, 0.1, 0.2, 0.0, 0.1], "yaxis": "y10"}, {"hovertemplate": "status=Standard Tradeoff<br>z_slice=1.0<br>x=%{x}<br>y=%{y}<extra></extra>", "legendgroup": "Standard Tradeoff", "marker": {"color": "#ab63fa", "symbol": "circle"}, "mode": "markers", "name": "Standard Tradeoff", "showlegend": false, "type": "scattergl", "x": [0.0, 0.0, 0.0, 0.0, 0.0, 0.0, 0.0, 0.0, 0.1, 0.1, 0.1, 0.1, 0.1, 0.1, 0.1, 0.2, 0.2, 0.2, 0.2, 0.2, 0.2, 0.3, 0.3, 0.3, 0.3, 0.3, 0.7, 0.7, 0.7, 0.7, 0.8, 0.8, 0.8, 0.9, 0.9, 1.0], "xaxis": "x", "y": [0.0, 0.1, 0.2, 0.3, 0.7, 0.8, 0.9, 1.0, 0.0, 0.1, 0.2, 0.3, 0.7, 0.8, 0.9, 0.0, 0.1, 0.2, 0.3, 0.7, 0.8, 0.0, 0.1, 0.2, 0.3, 0.7, 0.0, 0.1, 0.2, 0.3, 0.0, 0.1, 0.2, 0.0, 0.1, 0.0], "yaxis": "y"}, {"hovertemplate": "status=No Tradeoff<br>z_slice=0.0<br>x=%{x}<br>y=%{y}<extra></extra>", "legendgroup": "No Tradeoff", "marker": {"color": "#FFA15A", "symbol": "circle"}, "mode": "markers", "name": "No Tradeoff", "showlegend": true, "type": "scattergl", "x": [0.1, 0.2, 0.2, 0.2, 0.3, 0.3, 0.3, 0.3, 0.4, 0.4, 0.5, 0.6], "xaxis": "x11", "y": [0.2, 0.1, 0.3, 0.4, 0.2, 0.4, 0.5, 0.6, 0.2, 0.3, 0.3, 0.3], "yaxis": "y11"}, {"hovertemplate": "status=No Tradeoff<br>z_slice=0.1<br>x=%{x}<br>y=%{y}<extra></extra>", "legendgroup": "No Tradeoff", "marker": {"color": "#FFA15A", "symbol": "circle"}, "mode": "markers", "name": "No Tradeoff", "showlegend": false, "type": "scattergl", "x": [0.0, 0.2, 0.2, 0.3, 0.3, 0.3, 0.4, 0.5], "xaxis": "x12", "y": [0.2, 0.0, 0.3, 0.2, 0.4, 0.5, 0.3, 0.3], "yaxis": "y12"}, {"hovertemplate": "status=No Tradeoff<br>z_slice=0.2<br>x=%{x}<br>y=%{y}<extra></extra>", "legendgroup": "No Tradeoff", "marker": {"color": "#FFA15A", "symbol": "circle"}, "mode": "markers", "name": "No Tradeoff", "showlegend": false, "type": "scattergl", "x": [0.0, 0.0, 0.0, 0.1, 0.1, 0.3, 0.3, 0.3, 0.4, 0.4], "xaxis": "x13", "y": [0.1, 0.3, 0.4, 0.0, 0.3, 0.0, 0.1, 0.4, 0.0, 0.3], "yaxis": "y13"}, {"hovertemplate": "status=No Tradeoff<br>z_slice=0.3<br>x=%{x}<br>y=%{y}<extra></extra>", "legendgroup": "No Tradeoff", "marker": {"color": "#FFA15A", "symbol": "circle"}, "mode": "markers", "name": "No Tradeoff", "showlegend": false, "type": "scattergl", "x": [0.0, 0.0, 0.0, 0.0, 0.1, 0.1, 0.1, 0.2, 0.2, 0.2, 0.4, 0.4, 0.4, 0.5, 0.5, 0.6], "xaxis": "x14", "y": [0.2, 0.4, 0.5, 0.6, 0.2, 0.4, 0.5, 0.0, 0.1, 0.4, 0.0, 0.1, 0.2, 0.0, 0.1, 0.0], "yaxis": "y14"}, {"hovertemplate": "status=No Tradeoff<br>z_slice=0.4<br>x=%{x}<br>y=%{y}<extra></extra>", "legendgroup": "No Tradeoff", "marker": {"color": "#FFA15A", "symbol": "circle"}, "mode": "markers", "name": "No Tradeoff", "showlegend": false, "type": "scattergl", "x": [0.0, 0.0, 0.1, 0.2, 0.2, 0.3, 0.3, 0.3, 0.7, 1.0], "xaxis": "x15", "y": [0.2, 0.3, 0.3, 0.0, 0.3, 0.0, 0.1, 0.2, 1.0, 0.7], "yaxis": "y15"}, {"hovertemplate": "status=No Tradeoff<br>z_slice=0.5<br>x=%{x}<br>y=%{y}<extra></extra>", "legendgroup": "No Tradeoff", "marker": {"color": "#FFA15A", "symbol": "circle"}, "mode": "markers", "name": "No Tradeoff", "showlegend": false, "type": "scattergl", "x": [0.0, 0.1, 0.3, 0.3, 0.7, 0.7, 0.9, 1.0], "xaxis": "x6", "y": [0.3, 0.3, 0.0, 0.1, 0.9, 1.0, 0.7, 0.7], "yaxis": "y6"}, {"hovertemplate": "status=No Tradeoff<br>z_slice=0.6<br>x=%{x}<br>y=%{y}<extra></extra>", "legendgroup": "No Tradeoff", "marker": {"color": "#FFA15A", "symbol": "circle"}, "mode": "markers", "name": "No Tradeoff", "showlegend": false, "type": "scattergl", "x": [0.0, 0.3, 0.7, 0.7, 0.7, 0.8, 0.8, 0.9, 1.0, 1.0], "xaxis": "x7", "y": [0.3, 0.0, 0.8, 0.9, 1.0, 0.7, 1.0, 0.7, 0.7, 0.8], "yaxis": "y7"}, {"hovertemplate": "status=No Tradeoff<br>z_slice=0.7<br>x=%{x}<br>y=%{y}<extra></extra>", "legendgroup": "No Tradeoff", "marker": {"color": "#FFA15A", "symbol": "circle"}, "mode": "markers", "name": "No Tradeoff", "showlegend": false, "type": "scattergl", "x": [0.4, 0.5, 0.5, 0.6, 0.6, 0.6, 0.8, 0.8, 0.8, 0.9, 0.9, 0.9, 1.0, 1.0, 1.0, 1.0], "xaxis": "x8", "y": [1.0, 0.9, 1.0, 0.8, 0.9, 1.0, 0.6, 0.9, 1.0, 0.5, 0.6, 0.8, 0.4, 0.5, 0.6, 0.8], "yaxis": "y8"}, {"hovertemplate": "status=No Tradeoff<br>z_slice=0.8<br>x=%{x}<br>y=%{y}<extra></extra>", "legendgroup": "No Tradeoff", "marker": {"color": "#FFA15A", "symbol": "circle"}, "mode": "markers", "name": "No Tradeoff", "showlegend": false, "type": "scattergl", "x": [0.6, 0.6, 0.7, 0.7, 0.7, 0.9, 0.9, 1.0, 1.0, 1.0], "xaxis": "x9", "y": [0.7, 1.0, 0.6, 0.9, 1.0, 0.7, 1.0, 0.6, 0.7, 0.9], "yaxis": "y9"}, {"hovertemplate": "status=No Tradeoff<br>z_slice=0.9<br>x=%{x}<br>y=%{y}<extra></extra>", "legendgroup": "No Tradeoff", "marker": {"color": "#FFA15A", "symbol": "circle"}, "mode": "markers", "name": "No Tradeoff", "showlegend": false, "type": "scattergl", "x": [0.5, 0.6, 0.7, 0.7, 0.7, 0.8, 0.8, 1.0], "xaxis": "x10", "y": [0.7, 0.7, 0.5, 0.6, 0.8, 0.7, 1.0, 0.8], "yaxis": "y10"}, {"hovertemplate": "status=No Tradeoff<br>z_slice=1.0<br>x=%{x}<br>y=%{y}<extra></extra>", "legendgroup": "No Tradeoff", "marker": {"color": "#FFA15A", "symbol": "circle"}, "mode": "markers", "name": "No Tradeoff", "showlegend": false, "type": "scattergl", "x": [0.4, 0.5, 0.6, 0.6, 0.7, 0.7, 0.7, 0.7, 0.8, 0.8, 0.8, 0.9], "xaxis": "x", "y": [0.7, 0.7, 0.7, 0.8, 0.4, 0.5, 0.6, 0.8, 0.6, 0.7, 0.9, 0.8], "yaxis": "y"}], "layout": {"annotations": [{"font": {}, "showarrow": false, "text": "z_slice=1.0", "x": 0.092, "xanchor": "center", "xref": "paper", "y": 0.2867, "yanchor": "bottom", "yref": "paper"}, {"font": {}, "showarrow": false, "text": "z_slice=0.5", "x": 0.092, "xanchor": "center", "xref": "paper", "y": 0.6433, "yanchor": "bottom", "yref": "paper"}, {"font": {}, "showarrow": false, "text": "z_slice=0.6", "x": 0.296, "xanchor": "center", "xref": "paper", "y": 0.6433, "yanchor": "bottom", "yref": "paper"}, {"font": {}, "showarrow": false, "text": "z_slice=0.7", "x": 0.5, "xanchor": "center", "xref": "paper", "y": 0.6433, "yanchor": "bottom", "yref": "paper"}, {"font": {}, "showarrow": false, "text": "z_slice=0.8", "x": 0.704, "xanchor": "center", "xref": "paper", "y": 0.6433, "yanchor": "bottom", "yref": "paper"}, {"font": {}, "showarrow": false, "text": "z_slice=0.9", "x": 0.908, "xanchor": "center", "xref": "paper", "y": 0.6433, "yanchor": "bottom", "yref": "paper"}, {"font": {}, "showarrow": false, "text": "z_slice=0.0", "x": 0.092, "xanchor": "center", "xref": "paper", "y": 1.0, "yanchor": "bottom", "yref": "paper"}, {"font": {}, "showarrow": false, "text": "z_slice=0.1", "x": 0.296, "xanchor": "center", "xref": "paper", "y": 1.0, "yanchor": "bottom", "yref": "paper"}, {"font": {}, "showarrow": false, "text": "z_slice=0.2", "x": 0.5, "xanchor": "center", "xref": "paper", "y": 1.0, "yanchor": "bottom", "yref": "paper"}, {"font": {}, "showarrow": false, "text": "z_slice=0.3", "x": 0.704, "xanchor": "center", "xref": "paper", "y": 1.0, "yanchor": "bottom", "yref": "paper"}, {"font": {}, "showarrow": false, "text": "z_slice=0.4", "x": 0.908, "xanchor": "center", "xref": "paper", "y": 1.0, "yanchor": "bottom", "yref": "paper"}], "legend": {"title": {"text": "status"}, "tracegroupgap": 0}, "title": {"text": "(x,y) Scatter by Rounded z-Slices"}, "xaxis": {"anchor": "y", "domain": [0, 0.184], "title": {"text": "x"}}, "xaxis10": {"anchor": "y10", "domain": [0.816, 1], "matches": "x", "showticklabels": false}, "xaxis11": {"anchor": "y11", "domain": [0, 0.184], "matches": "x", "showticklabels": false}, "xaxis12": {"anchor": "y12", "domain": [0.204, 0.388], "matches": "x", "showticklabels": false}, "xaxis13": {"anchor": "y13", "domain": [0.408, 0.592], "matches": "x", "showticklabels": false}, "xaxis14": {"anchor": "y14", "domain": [0.612, 0.796], "matches": "x", "showticklabels": false}, "xaxis15": {"anchor": "y15", "domain": [0.816, 1], "matches": "x", "showticklabels": false}, "xaxis2": {"anchor": "y2", "domain": [0.204, 0.388], "matches": "x", "title": {"text": "x"}}, "xaxis3": {"anchor": "y3", "domain": [0.408, 0.592], "matches": "x", "title": {"text": "x"}}, "xaxis4": {"anchor": "y4", "domain": [0.612, 0.796], "matches": "x", "title": {"text": "x"}}, "xaxis5": {"anchor": "y5", "domain": [0.816, 1], "matches": "x", "title": {"text": "x"}}, "xaxis6": {"anchor": "y6", "domain": [0, 0.184], "matches": "x", "showticklabels": false}, "xaxis7": {"anchor": "y7", "domain": [0.204, 0.388], "matches": "x", "showticklabels": false}, "xaxis8": {"anchor": "y8", "domain": [0.408, 0.592], "matches": "x", "showticklabels": false}, "xaxis9": {"anchor": "y9", "domain": [0.612, 0.796], "matches": "x", "showticklabels": false}, "yaxis": {"anchor": "x", "domain": [0, 0.2867], "scaleanchor": "x", "scaleratio": 1, "title": {"text": "y"}}, "yaxis10": {"anchor": "x10", "domain": [0.3567, 0.6433], "matches": "y", "scaleanchor": "x", "scaleratio": 1, "showticklabels": false}, "yaxis11": {"anchor": "x11", "domain": [0.7133, 1.0], "matches": "y", "scaleanchor": "x", "scaleratio": 1, "title": {"text": "y"}}, "yaxis12": {"anchor": "x12", "domain": [0.7133, 1.0], "matches": "y", "scaleanchor": "x", "scaleratio": 1, "showticklabels": false}, "yaxis13": {"anchor": "x13", "domain": [0.7133, 1.0], "matches": "y", "scaleanchor": "x", "scaleratio": 1, "showticklabels": false}, "yaxis14": {"anchor": "x14", "domain": [0.7133, 1.0], "matches": "y", "scaleanchor": "x", "scaleratio": 1, "showticklabels": false}, "yaxis15": {"anchor": "x15", "domain": [0.7133, 1.0], "matches": "y", "scaleanchor": "x", "scaleratio": 1, "showticklabels": false}, "yaxis2": {"anchor": "x2", "domain": [0, 0.2867], "matches": "y", "scaleanchor": "x", "scaleratio": 1, "showticklabels": false}, "yaxis3": {"anchor": "x3", "domain": [0, 0.2867], "matches": "y", "scaleanchor": "x", "scaleratio": 1, "showticklabels": false}, "yaxis4": {"anchor": "x4", "domain": [0, 0.2867], "matches": "y", "scaleanchor": "x", "scaleratio": 1, "showticklabels": false}, "yaxis5": {"anchor": "x5", "domain": [0, 0.2867], "matches": "y", "scaleanchor": "x", "scaleratio": 1, "showticklabels": false}, "yaxis6": {"anchor": "x6", "domain": [0.3567, 0.6433], "matches": "y", "scaleanchor": "x", "scaleratio": 1, "title": {"text": "y"}}, "yaxis7": {"anchor": "x7", "domain": [0.3567, 0.6433], "matches": "y", "scaleanchor": "x", "scaleratio": 1, "showticklabels": false}, "yaxis8": {"anchor": "x8", "domain": [0.3567, 0.6433], "matches": "y", "scaleanchor": "x", "scaleratio": 1, "showticklabels": false}, "yaxis9": {"anchor": "x9", "domain": [0.3567, 0.6433], "matches": "y", "scaleanchor": "x", "scaleratio": 1, "showticklabels": false}}}
